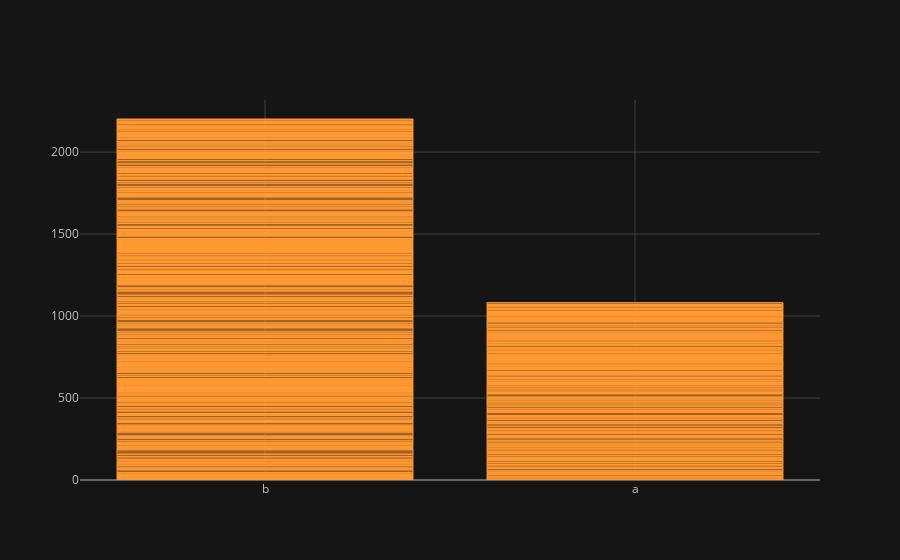

Write notebook code for a chart like this one.
### Code cell
df.iplot(x = 'A1', y = 'A3', kind = 'bar')

### Figure 1 — Plotly figure (JSON) as saved in the notebook; plotly's stock layout.template omitted (floating-point values rounded to 4 significant figures; data arrays with more than 128 entries replaced by an {"elided": "..."} marker saying what was removed)
{"data": [{"marker": {"color": "rgba(255, 153, 51, 0.6)", "line": {"color": "rgba(255, 153, 51, 1.0)", "width": 1}}, "name": "A3", "orientation": "v", "text": "", "type": "bar", "x": {"elided": "690 str values"}, "y": {"elided": "690 float values"}}], "layout": {"legend": {"bgcolor": "#151516", "font": {"color": "#D9D9D9"}}, "paper_bgcolor": "#151516", "plot_bgcolor": "#151516", "title": {"font": {"color": "#D9D9D9"}}, "xaxis": {"gridcolor": "#434343", "showgrid": true, "tickfont": {"color": "#C2C2C2"}, "title": {"font": {"color": "#D9D9D9"}, "text": ""}, "zerolinecolor": "#666570"}, "yaxis": {"gridcolor": "#434343", "showgrid": true, "tickfont": {"color": "#C2C2C2"}, "title": {"font": {"color": "#D9D9D9"}, "text": ""}, "zerolinecolor": "#666570"}}}
